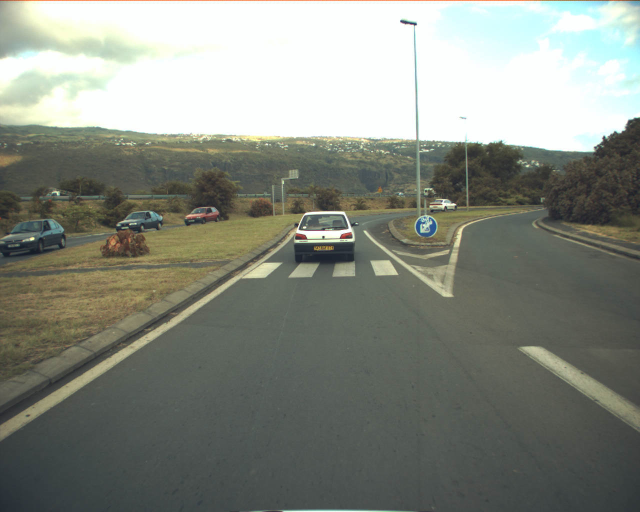
//> input picture test1.jpg, 1280 x 1024 px (shown at 1/2 size)
$ ./road_detection test1.jpg   (built with g++ and OpenCV 4)
//> lines starting //> are read from the running program, lines starting //| are printed output that depends on the picture; after the words box and inside, x2 and y2 are one past the last pixel; in counts of white or black regions, pixels touching at a corner belong together
#include <opencv2/opencv.hpp>
#include <opencv2/highgui/highgui.hpp>
#include <opencv2/imgproc/imgproc.hpp>
#include <opencv2/core/core.hpp>
#include <iostream>
#include <stdio.h>


using namespace std;
using namespace cv;

class findroad{			//class that separates out roads from images
private:
    Mat path;
public:
    void setpath(Mat& image)
    {
        image.convertTo(path, CV_32S);
    }

    Mat getroad(Mat &image)                                         //major working function attribute of the class
    {
		watershed(image, path);                                     //using watershed segmenter
        path.convertTo(path,CV_8U);
        return path;
    }
};

int main( int argc, const char** argv )
{
    Mat image1 = imread(argv[1],1);
//> image1 is the input picture: 1024 rows x 1280 cols, CV_8UC3; mean B, G, R 127.6, 137, 132.7
	Mat image;
	resize(image1,image,Size(500,500),0,0,INTER_LINEAR);
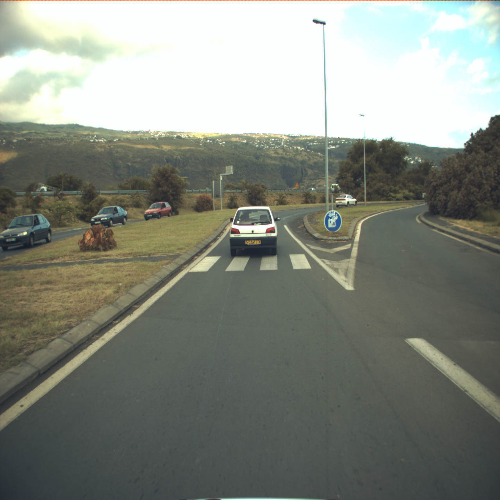
//> image: 500 rows x 500 cols, CV_8UC3; mean B, G, R 127.5, 136.9, 132.6
    Mat gray;
    cvtColor(image, gray, CV_BGR2GRAY);
    threshold(gray, gray, 100, 255, THRESH_BINARY);                 //threasholding the grayscale image
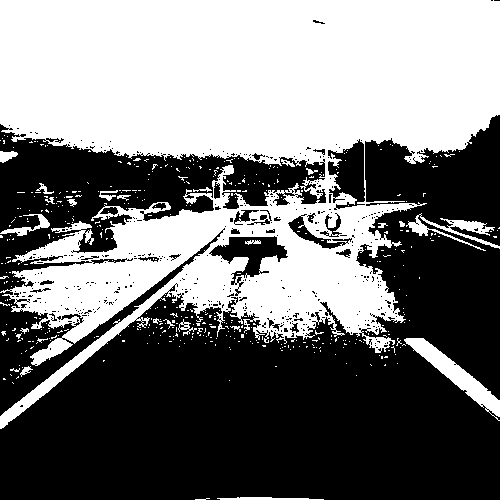
//> gray: 500 rows x 500 cols, CV_8UC1; 47.1% white; 460 white regions (435 under 20 px), largest, box (x1, y1, x2, y2) and area: (0, 0, 500, 429) 112334, (404, 338, 500, 421) 1803, (406, 213, 500, 251) 960
    double t = 0;
	t = (double)cvGetTickCount();                                   //setting up timer
    Mat Erode;
    erode(gray,Erode,Mat(),Point(2,2),7);   //eroding image 7 times.Experimentally best output given by 7 time erode
//> Erode: 500 rows x 500 cols, CV_8UC1; 29.3% white; 13 white regions (3 under 20 px), largest, box (x1, y1, x2, y2) and area: (0, 0, 500, 150) 67888, (276, 245, 374, 319) 2318, (122, 217, 223, 249) 1747
    Mat Dilate;
    dilate(gray,Dilate,Mat(),Point(2,2),7);                          //dilating the image
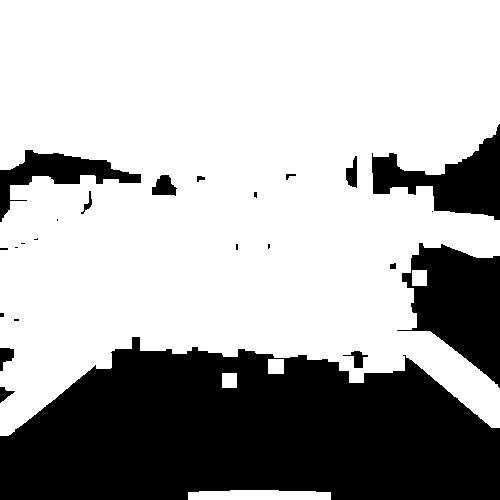
//> Dilate: 500 rows x 500 cols, CV_8UC1; 68.1% white; 24 black regions (11 under 20 px), largest, box (x1, y1, x2, y2) and area: (0, 337, 500, 500) 61128, (397, 243, 500, 388) 8675, (372, 124, 500, 220) 5403
    threshold(Dilate,Dilate,1, 50,THRESH_BINARY_INV);
    Mat path_trace(gray.size(),CV_8U,Scalar(0));
    path_trace= Erode+Dilate;                                      //morphological addition
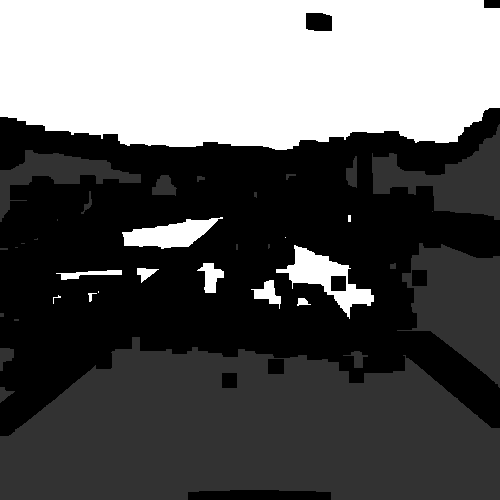
//> path_trace: 500 rows x 500 cols, CV_8UC1; min 0, max 255, mean 90.8
    findroad road;                                                 //creating an object for our class
    road.setpath(path_trace);                                      //preparing the input
//> in setpath, `image.convertTo(path, CV_32S);`:
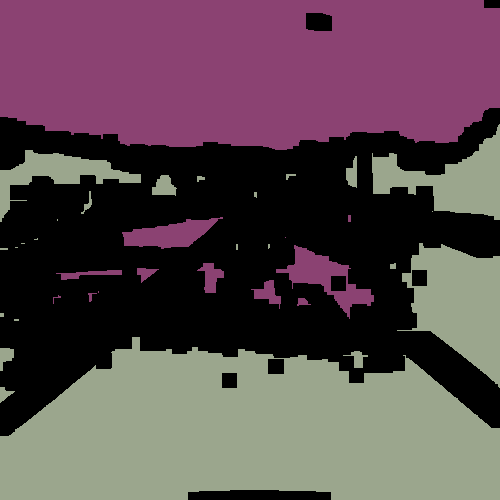
//> path: 500 rows x 500 cols, CV_32SC1; 3 distinct labels, from 0 to 255; one colour per label, 0 black

    Mat road_found = road.getroad(image);
//> in getroad, `watershed(image, path);`:
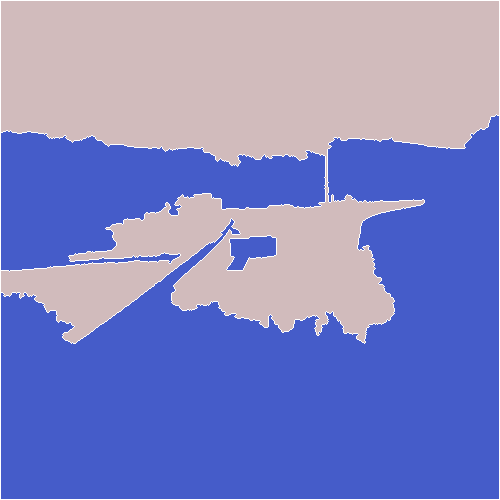
//> path: 500 rows x 500 cols, CV_32SC1; 3 distinct labels, from -1 to 255; one colour per label, 0 black, -1 white
//> in getroad, `path.convertTo(path,CV_8U);`:
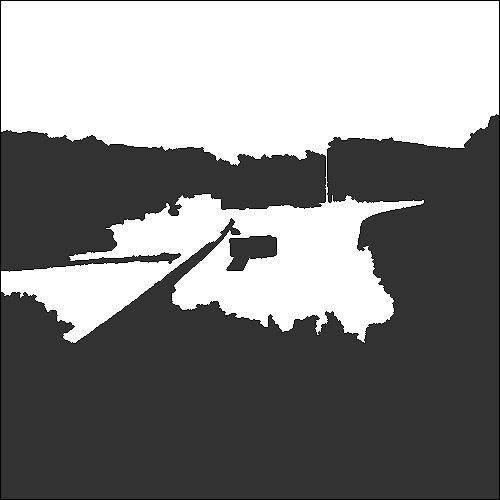
//> path: 500 rows x 500 cols, CV_8UC1; min 0, max 255, mean 133.3
    road_found.convertTo(road_found,CV_8U);
	t = (double)cvGetTickCount() - t;
namedWindow("founded road");
	namedWindow("input image");

    imshow("founded road", road_found);
	imshow("input image",image);
                                 //time of detection
    printf( "road got detected in = %g ms\n", t/((double)cvGetTickFrequency()*1000.) );
	cout << endl << "cheers" << endl;
	imwrite("ROAD.jpg",image);
	imwrite( "ROAD_DETECTED.jpg",road_found);
    waitKey(0);
	return 0;
}
